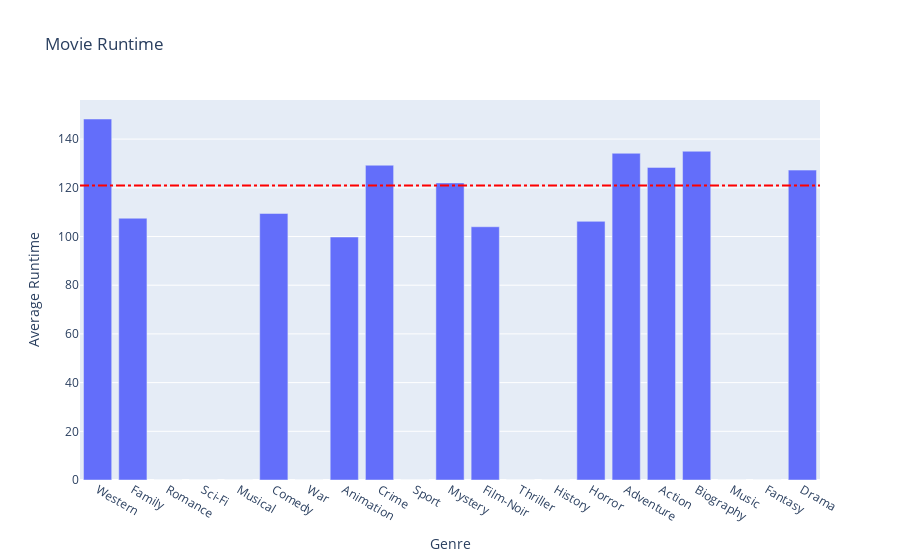

This figure's notebook cell:
### Code cell
# Bar Chart 생성
fig = go.Figure()

# Bar Chart 추가
fig.add_trace(go.Bar(
    x=runtime['genre'],
    y=runtime['avg_runtime'],
    name='Bar Chart'
))

# 수평선 추가 (예: y=10인 수평선)
fig.add_shape(
    type="line",
    x0=0, x1=1,  # x축의 비율, 0=시작, 1=끝 (비율)
    y0=runtime['total_avg'].iloc[0], y1=runtime['total_avg'].iloc[0],  # y축의 값, 동일하면 수평선
    xref="paper",  # x축을 종이에 고정 (전체 범위)
    yref="y",      # y축을 데이터 값에 고정
    line=dict(
        color="Red",
        width=2,
        dash="dashdot",  # 선의 스타일: dash, dot, dashdot 등
    )
)

# 레이아웃 설정
fig.update_layout(
    title="Movie Runtime",
    xaxis_title="Genre",
    yaxis_title="Average Runtime"
)

# 그래프 표시
fig.show()

### Figure 1 — Plotly figure (JSON) as saved in the notebook; plotly's stock layout.template omitted (floating-point values rounded to 4 significant figures)
{"data": [{"name": "Bar Chart", "type": "bar", "x": ["Western", "Family", "Romance", "Sci-Fi", "Musical", "Comedy", "War", "Animation", "Crime", "Sport", "Mystery", "Film-Noir", "Thriller", "History", "Horror", "Adventure", "Action", "Biography", "Music", "Fantasy", "Drama"], "y": [148.2, 107.5, 0, 0, 0, 109.5, 0, 99.79, 129.3, 0, 122, 104, 0, 0, 106.2, 134.2, 128.4, 135, 0, 0, 127.3]}], "layout": {"shapes": [{"line": {"color": "Red", "dash": "dashdot", "width": 2}, "type": "line", "x0": 0, "x1": 1, "xref": "paper", "y0": 120.9, "y1": 120.9, "yref": "y"}], "title": {"text": "Movie Runtime"}, "xaxis": {"title": {"text": "Genre"}}, "yaxis": {"title": {"text": "Average Runtime"}}}}
